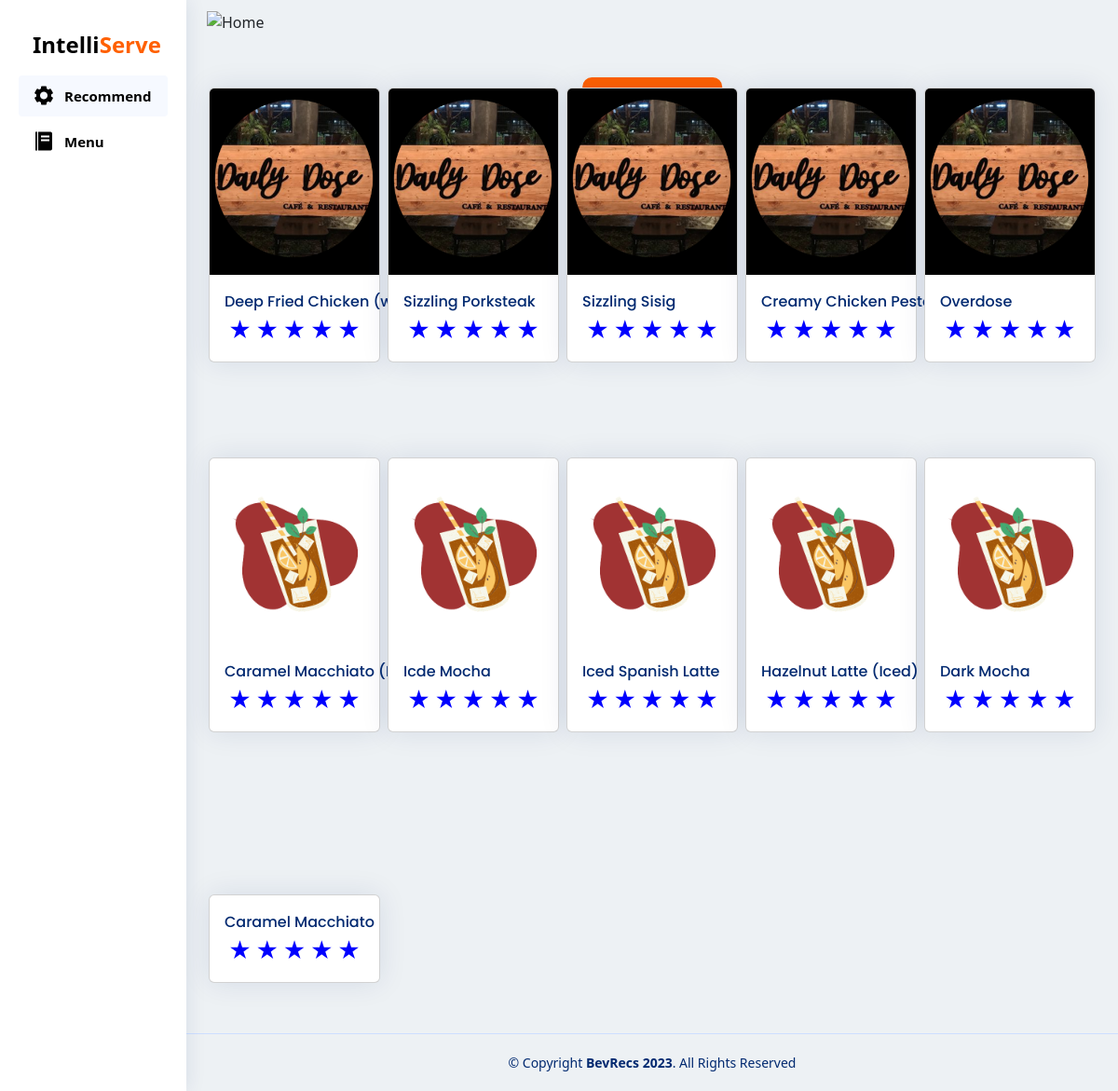
The page /reco/ (signed in) on the database as committed earlier.
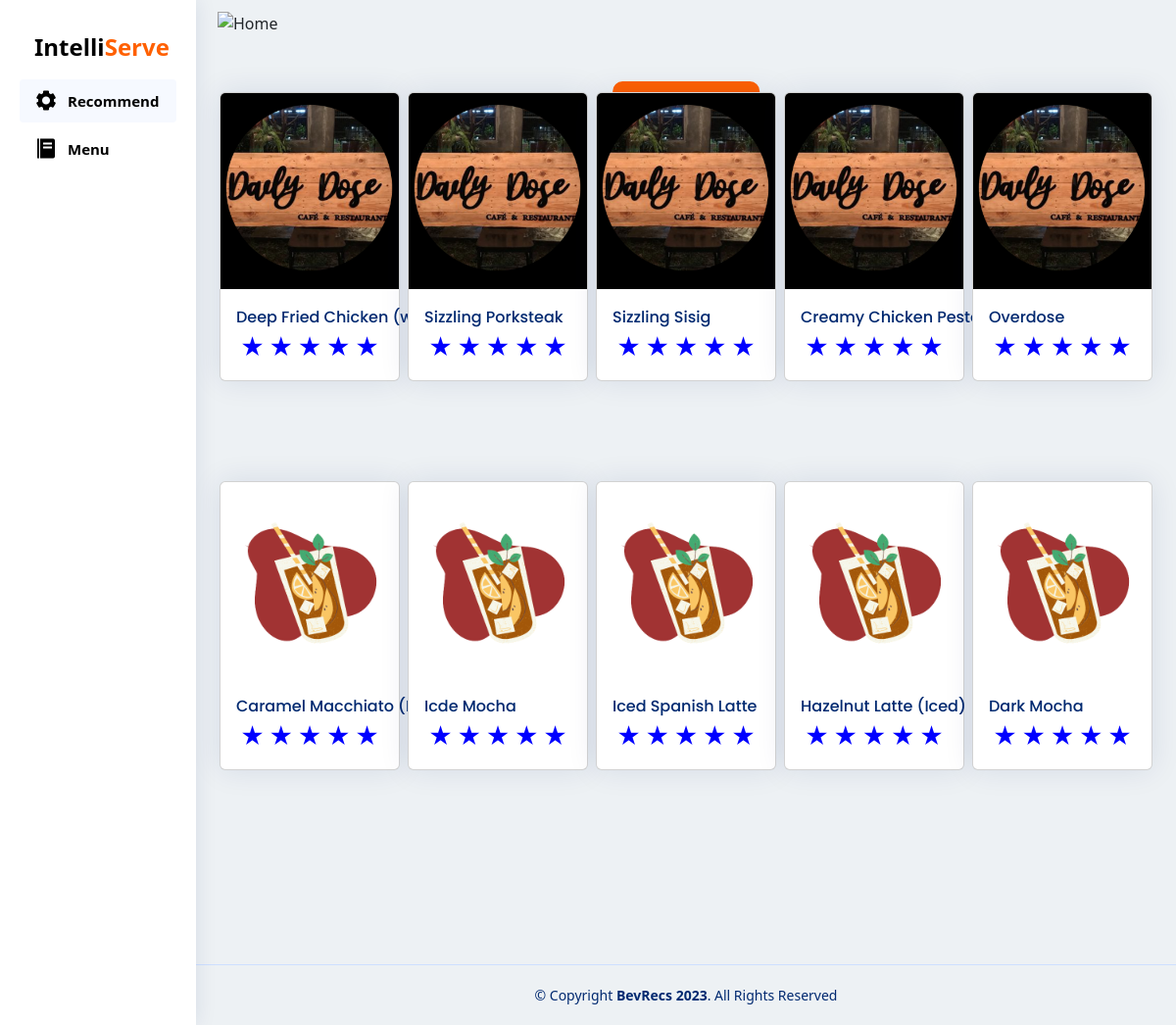
The same page on the database as committed later.
### pos/models.py (models this page shows, shortened)
class MenuDrinks (models.Model):
    menucategory = models.ForeignKey(
        MenuCategory, on_delete=models.CASCADE)
    menuname = models.CharField(max_length=100)
    menuAOPrice1 = models.FloatField( null=True, blank=True)
    menuAOPrice2 = models.FloatField( null=True, blank=True)
    menuAOPrice3 = models.FloatField( null=True, blank=True)
    menuAOPrice4 = models.FloatField( null=True, blank=True)
    menuAOPrice5 = models.FloatField( null=True, blank=True)
    menuimage = models.ImageField(upload_to="mema/")
    menuprice1 = models.FloatField(null=True, blank=True)
    menuprice2 = models.FloatField(null=True, blank=True)
    menuprice3 = models.FloatField(null=True, blank=True)
    ingredient1 = models.ForeignKey(
        Stocks, on_delete=models.CASCADE, related_name='ingredient1', null=True, blank=True)
    ingredient2 = models.ForeignKey(
        Stocks, on_delete=models.CASCADE, related_name='ingredient2', null=True, blank=True)
    ingredient3 = models.ForeignKey(
        Stocks, on_delete=models.CASCADE, related_name='ingredient3', null=True, blank=True)
    ingredient4 = models.ForeignKey(
        Stocks, on_delete=models.CASCADE, related_name='ingredient4', null=True, blank=True)
    ingredient5 = models.ForeignKey(
        Stocks, on_delete=models.CASCADE, related_name='ingredient5', null=True, blank=True)
    ingredient6 = models.ForeignKey(
        Stocks, on_delete=models.CASCADE, related_name='ingredient6', null=True, blank=True)
    ingredient7 = models.ForeignKey(
        Stocks, on_delete=models.CASCADE, related_name='ingredient7', null=True, blank=True)
    ingredient8 = models.ForeignKey(
        Stocks, on_delete=models.CASCADE, related_name='ingredient8', null=True, blank=True)
    ingredient9 = models.ForeignKey(
        Stocks, on_delete=models.CASCADE, related_name='ingredient9', null=True, blank=True)
    ingredient10 = models.ForeignKey(
        Stocks, on_delete=models.CASCADE, related_name='ingredient10', null=True, blank=True)
    addons1 = models.ForeignKey(
        Stocks, on_delete=models.CASCADE, related_name='addons1', null=True, blank=True)
    addons2 = models.ForeignKey(
        Stocks, on_delete=models.CASCADE, related_name='addons2', null=True, blank=True)
    addons3 = models.ForeignKey(
        Stocks, on_delete=models.CASCADE, related_name='addons3', null=True, blank=True)
    addons4 = models.ForeignKey(
        Stocks, on_delete=models.CASCADE, related_name='addons4', null=True, blank=True)
    addons5 = models.ForeignKey(
        Stocks, on_delete=models.CASCADE, related_name='addons5', null=True, blank=True)
    q1 = models.BooleanField (default= False)
    q2 = models.BooleanField (default= False)
    q3 = models.BooleanField (default= False)
    question1 = models.BooleanField (default= False)
    question2 = models.BooleanField (default= False)
    question3 = models.BooleanField (default= False)
    question4 = models.BooleanField (default= False)
    def __str__(self):
        return f"{self.menuname} ({self.menucategory.name})"

class buyItem(models.Model):
    buyName= models.CharField (max_length=255, null=True, blank=True)
    buySize = models.CharField(max_length=15, null=True, blank=True)
    buyQuantityMenu = models.PositiveIntegerField (null=True, blank=True)
    buyPrice = models.FloatField (null=True, blank=True)
    buyAddOns1 = models.CharField (max_length=255, null=True, blank=True)
    buyAddOns2 = models.CharField (max_length=255, null=True, blank=True)
    buyAddOns3 = models.CharField (max_length=255, null=True, blank=True)
    buyAddOns4 = models.CharField (max_length=255, null=True, blank=True)
    buyAddOns5 = models.CharField (max_length=255, null=True, blank=True)
    menuAOPrice1 = models.FloatField(default=0,null=True, blank=True)
    menuAOPrice2 = models.FloatField(default=0,null=True, blank=True)
    menuAOPrice3 = models.FloatField(default=0,null=True, blank=True)
    menuAOPrice4 = models.FloatField(default=0,null=True, blank=True)
    menuAOPrice5 = models.FloatField(default=0,null=True, blank=True)
    buyingredient1 = models.CharField (max_length=255, null=True, blank=True)
    buyingredient2 = models.CharField (max_length=255, null=True, blank=True)
    buyingredient3 = models.CharField (max_length=255, null=True, blank=True)
    buyingredient4 = models.CharField (max_length=255, null=True, blank=True)
    buyingredient5 = models.CharField (max_length=255, null=True, blank=True)
    buyingredient6 = models.CharField (max_length=255, null=True, blank=True)
    buyingredient7 = models.CharField (max_length=255, null=True, blank=True)
    buyingredient8 = models.CharField (max_length=255, null=True, blank=True)
    buyingredient9 = models.CharField (max_length=255, null=True, blank=True)
    buyingredient10 = models.CharField (max_length=255, null=True, blank=True)
    transaction = models.BooleanField(default=False)
    buyOrBought = models.BooleanField(default=False)
    DoneOrder = models.BooleanField(default=False)
    payment_method = models.CharField(max_length=255, choices=PAYMENT_CHOICES, null=True, blank=True)
    DineIn_Out = models.CharField(max_length=255, choices=IN_OUT, null=True, blank=True)
    AllPayment = models.FloatField(null=True, blank=True)
    tenderedPayment = models.FloatField(null=True, blank=True)
    orderNumber = models.PositiveIntegerField (null=True, blank=True)
    dateordered = models.DateTimeField (null=True, blank=True)
    priceSize = models.FloatField( null=True, blank=True)

### pos/views.py (the view)
# urls.py: path('reco/', views.reco, name='reco'),
@login_required
def reco(request):
    buyitemform = BuyItemForms()  # Instantiate the form
    stocks = Stocks.objects.first()
    drinks = MenuDrinks.objects.filter(menucategory__categorytype='FOOD').order_by('-menuprice1')[:5]
    menuDrinks = MenuDrinks.objects.filter(menucategory__categorytype='DRINKS').order_by('-menuprice1')[:5]
    menuCategory = MenuCategory.objects.all()
    buyitem = buyItem.objects.all()
    current_date = datetime.today()
    top_sale = buyItem.objects.filter(dateordered=current_date).values('buyName').annotate(count=models.Count('buyName')).order_by('-count').first()
    lowest_price = 99999999
    highest_price = 0
    for row in menuDrinks:
        if row.menuprice1 < lowest_price:
            lowest_price = row.menuprice1
        if row.menuprice1 > highest_price:
            highest_price = row.menuprice1
    context = {
        'buyitemform': buyitemform,
        'drinks': drinks,
        'stocks': stocks,
        'menuDrinks': menuDrinks,
        'menuCategory': menuCategory,
        'buyitem': buyitem,
        'lowest_price': lowest_price,
        'highest_price': highest_price,
    }
    return render(request, 'recommendation.html', context)

### pos/templates/recommendation.html (shortened to what the changed rows need)
{% load static %}
{% load humanize %}
{% load custom_filters %}
<!DOCTYPE html>
<html lang="en">
  <head>
    <link rel="stylesheet" href="https://cdnjs.cloudflare.com/ajax/libs/font-awesome/6.4.0/css/all.min.css"
 />
    <link href='https://unpkg.com/boxicons@2.1.4/css/boxicons.min.css' rel='stylesheet'>
    <link rel="stylesheet" href="{% static 'pos.css' %}">
    <link rel="stylesheet" href="https://cdnjs.cloudflare.com/ajax/libs/twitter-bootstrap/5.2.0/css/bootstrap.min.css">
    <link rel="stylesheet" href="https://cdn.datatables.net/1.13.4/css/dataTables.bootstrap5.min.css">
  </head>
<body >
      <div class="tab-content rounded">
        <div class="tab-content mt-4 p-4" style="margin-left: 200px;" >
          <div class="row row-cols-5 g-2">
            {% for row in drinks %}
            {% if row.menucategory.categorytype == 'FOOD' and forloop.counter0 < 5 %}
            <div class="col">
              <div class="card">
                <img src="{{ row.menuimage.url }}" class="card-img-top" alt="..." style="height:200px; width:100%; object-fit: cover;">
                <div class="card-body">
                  <div class="row">
                    <div class="col-12">
                      <a class="card-title fs-6 text-nowrap text-decoration-none" href="{% url 'pos:home' %}">{{ row.menuname }}</a>
                    </div>
                    <div class="col-12">
                      <div class="rating">
                        <div class="star" data-rating="1"></div>
                        <div class="star" data-rating="2"></div>
                        <div class="star" data-rating="3"></div>
                        <div class="star" data-rating="4"></div>
                        <div class="star" data-rating="5"></div>
                      </div>
                    </div>
                  </div>
                </div>
              </div>
            </div>
            {%endif%}
            {% endfor %}
          </div>
        </div>
      </div>
      <div class="tab-content rounded">
        <div class="tab-content mt-4 p-4" style="margin-left: 200px;" >
          <div class="row row-cols-5 g-2">
            {% for row in menuDrinks %}
            {% if row.menucategory.categorytype == 'DRINKS' and forloop.counter0 < 5 %}
            <div class="col">
              <div class="card">
                <img src="{{ row.menuimage.url }}" class="card-img-top" alt="..." style="height:200px; width:100%; object-fit: cover;">
                <div class="card-body">
                  <div class="row">
                    <div class="col-12">
                      <a class="card-title fs-6 text-nowrap text-decoration-none" href="{% url 'pos:home' %}">{{ row.menuname }}</a>
                    </div>
                    <div class="col-12">
                      <div class="rating">
                        <div class="star" data-rating="1"></div>
                        <div class="star" data-rating="2"></div>
                        <div class="star" data-rating="3"></div>
                        <div class="star" data-rating="4"></div>
                        <div class="star" data-rating="5"></div>
                      </div>
                    </div>
                  </div>
                </div>
              </div>
            </div>
            {%endif%}
            {% endfor %}
          </div>
        </div>
      </div>
      <div class="tab-content rounded">
        <div class="tab-content mt-4 p-4" style="margin-left: 200px;">
          <div class="row row-cols-5 g-2">
            {% for item in buyitem %}
            {% if item.DoneOrder == True %}
                    <div class="col">
                      <div class="card">
                        <div class="card-body">
                          <div class="row">
                            <div class="col-12">
                              <a class="card-title fs-6 text-nowrap text-decoration-none" href="{% url 'pos:home' %}">{{ item.buyName }}</a>
                            </div>
                            <div class="col-12">
                              <div class="rating">
                                <div class="star" data-rating="1"></div>
                                <div class="star" data-rating="2"></div>
                                <div class="star" data-rating="3"></div>
                                <div class="star" data-rating="4"></div>
                                <div class="star" data-rating="5"></div>
                              </div>
                            </div>
                          </div>
                        </div>
                      </div>
                    </div>
              {%endif%}
            {% endfor %}
          </div>
        </div>
      </div>
  </body>
  </html>

Rows that differ between the two databases and show on the page:
removed buyItem: buyName "Caramel Macchiato"
